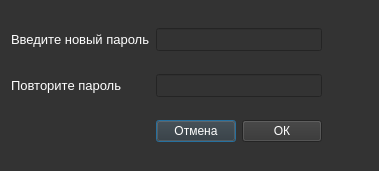
<?xml version="1.0" encoding="UTF-8"?>
<ui version="4.0">
 <class>PasswordEdit</class>
 <widget class="QDialog" name="PasswordEdit">
  <property name="geometry">
   <rect>
    <x>0</x>
    <y>0</y>
    <width>361</width>
    <height>171</height>
   </rect>
  </property>
  <property name="windowTitle">
   <string>Dialog</string>
  </property>
  <property name="styleSheet">
   <string notr="true">background-color: rgb(51, 51, 51);
color: rgb(255, 255, 255);</string>
  </property>
  <layout class="QGridLayout" name="gridLayout">
   <item row="2" column="1">
    <widget class="QPushButton" name="cancelButton">
     <property name="text">
      <string>Отмена</string>
     </property>
    </widget>
   </item>
   <item row="1" column="0">
    <widget class="QLabel" name="label_2">
     <property name="font">
      <font>
       <family>Arial</family>
       <pointsize>10</pointsize>
      </font>
     </property>
     <property name="text">
      <string>Повторите пароль</string>
     </property>
    </widget>
   </item>
   <item row="0" column="0">
    <widget class="QLabel" name="label">
     <property name="font">
      <font>
       <family>Arial</family>
       <pointsize>10</pointsize>
      </font>
     </property>
     <property name="text">
      <string>Введите новый пароль</string>
     </property>
    </widget>
   </item>
   <item row="1" column="1" colspan="2">
    <widget class="QLineEdit" name="confirmedPasswordLineEdit">
     <property name="font">
      <font>
       <family>Arial</family>
       <pointsize>10</pointsize>
      </font>
     </property>
     <property name="echoMode">
      <enum>QLineEdit::Password</enum>
     </property>
    </widget>
   </item>
   <item row="2" column="2">
    <widget class="QPushButton" name="okButton">
     <property name="text">
      <string>ОК</string>
     </property>
    </widget>
   </item>
   <item row="0" column="1" colspan="2">
    <widget class="QLineEdit" name="passwordLineEdit">
     <property name="font">
      <font>
       <family>Arial</family>
       <pointsize>10</pointsize>
      </font>
     </property>
     <property name="echoMode">
      <enum>QLineEdit::Password</enum>
     </property>
    </widget>
   </item>
   <item row="0" column="3">
    <widget class="QPushButton" name="viewPassword">
     <property name="text">
      <string/>
     </property>
     <property name="icon">
      <iconset resource="qrc.qrc">
       <normaloff>:/eyeIcon.png</normaloff>:/eyeIcon.png</iconset>
     </property>
     <property name="autoDefault">
      <bool>false</bool>
     </property>
     <property name="flat">
      <bool>true</bool>
     </property>
    </widget>
   </item>
   <item row="1" column="3">
    <widget class="QPushButton" name="viewPassword_2">
     <property name="text">
      <string/>
     </property>
     <property name="icon">
      <iconset resource="qrc.qrc">
       <normaloff>:/eyeIcon.png</normaloff>:/eyeIcon.png</iconset>
     </property>
     <property name="iconSize">
      <size>
       <width>16</width>
       <height>16</height>
      </size>
     </property>
     <property name="autoDefault">
      <bool>false</bool>
     </property>
     <property name="flat">
      <bool>true</bool>
     </property>
    </widget>
   </item>
  </layout>
 </widget>
 <resources>
  <include location="qrc.qrc"/>
 </resources>
 <connections/>
</ui>
